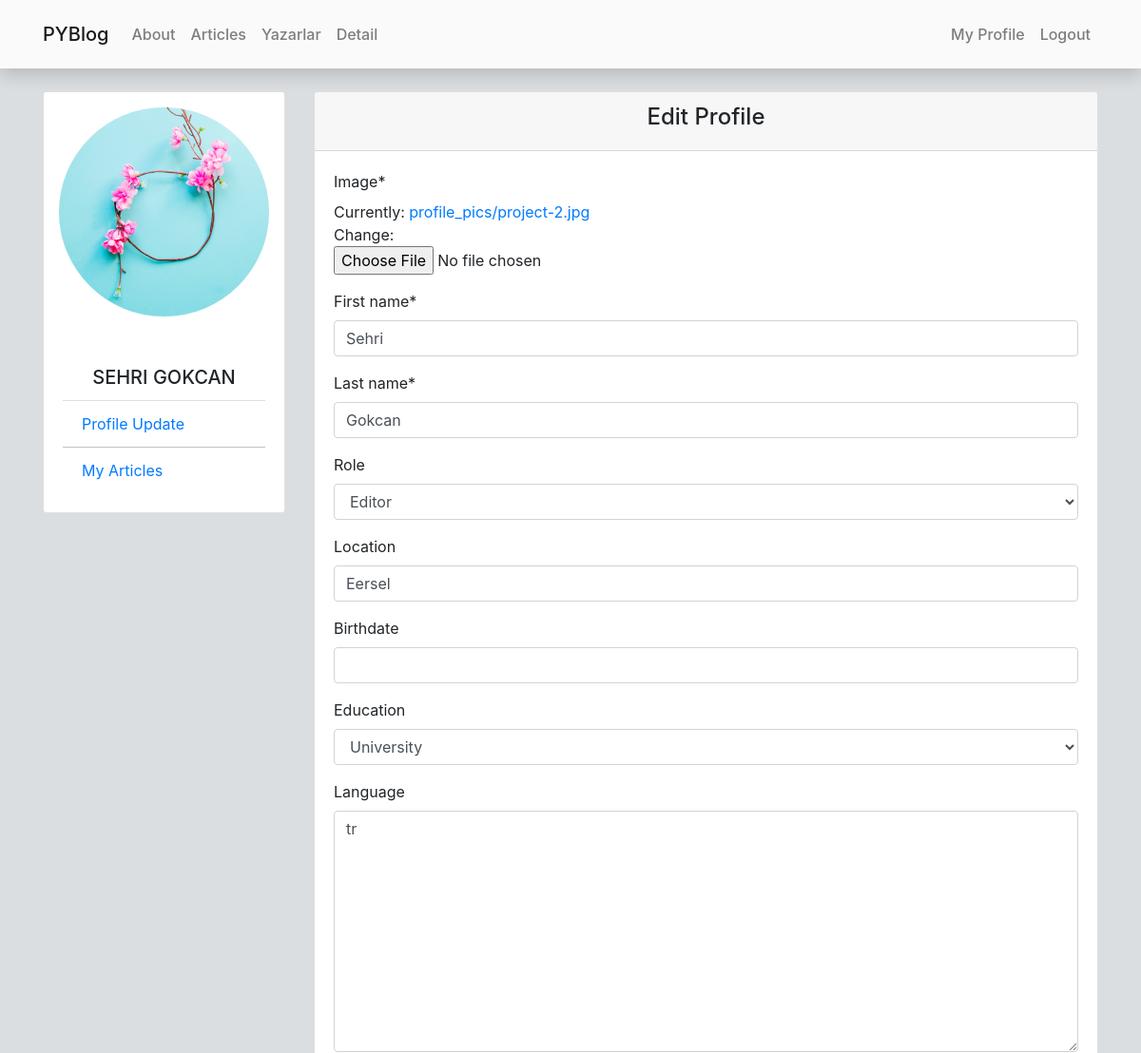
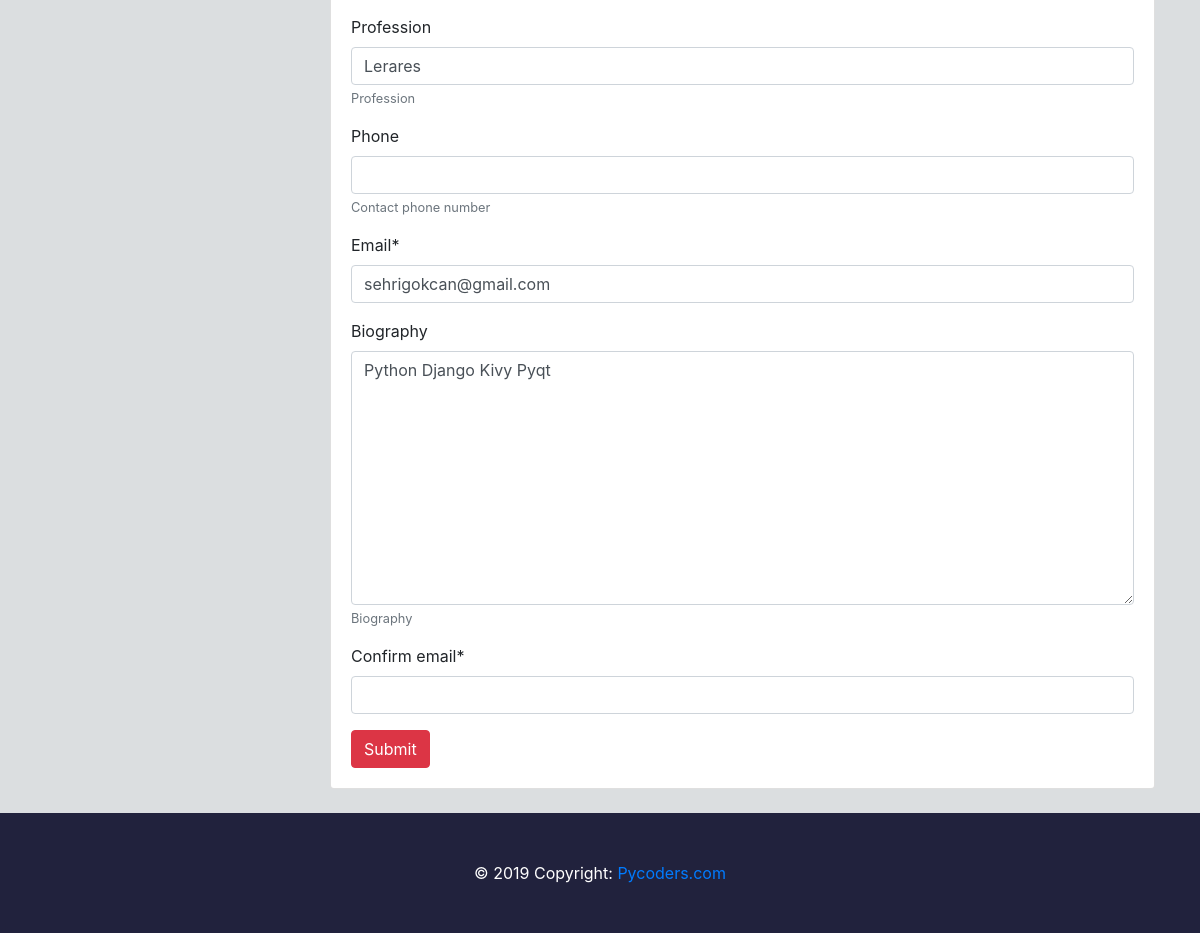
/user/profile/edit/ (signed in), run on the app's committed database (2 pictures, top to bottom).
### user/models.py (models this page shows, shortened)
class Profile(models.Model):
    USER = 'User'
    AUTHOR = 'Author'
    EDITOR = 'Editor'
    ROLE_CHOICES = (
        (USER, 'User'),
        (AUTHOR, 'Author'),
        (EDITOR, 'Editor'),
    )
    HIGH_SCHOOL = 'High School'
    UNIVERSITY = 'University'
    MASTER_DEGRE = 'Master Degree'
    PHD = 'Phd'
    ROLE_CHOICES1 = (
        (HIGH_SCHOOL, 'High School'),
        (UNIVERSITY, 'University'),
        (MASTER_DEGRE, 'Master Degree'),
        (PHD, 'Phd'),
    )
    user = models.OneToOneField(User, on_delete=models.CASCADE)
    first_name = models.CharField(max_length=30)
    last_name = models.CharField(max_length=30)
    image = models.ImageField(default='profile_pics/default.jpg', upload_to='profile_pics')
    role = models.CharField(max_length=30,choices=ROLE_CHOICES, null=True, blank=True)
    location = models.CharField(max_length=30, blank=True)
    birthdate = models.DateField(null=True, blank=True)
    education = models.CharField(max_length=50 ,choices=ROLE_CHOICES1, null=True, blank=True)
    language = LanguageField(max_length=30,blank=True, help_text='The languages that you can speak')
    profession = models.CharField(max_length=50,blank=True, help_text='Profession')
    phone = PhoneNumberField(blank=True, help_text='Contact phone number')
    email = models.CharField(max_length=50, blank=True)
    biography = models.TextField(max_length=500, blank=True,  help_text='Biography')

### user/views.py (the view)
# urls.py: path('profile/edit/', views.edit_profile, name='edit_profile'),
@ login_required(login_url="user:login")
def edit_profile(request):
    user = request.user
    profile = get_object_or_404(Profile, user=user)
    form = ProfileForm(request.POST or None, request.FILES or None, instance=profile)
    if form.is_valid():
        form.save()
        messages.success(request, "Updated the Profile Successfully!")
        return redirect('user:profile')
    return render(request, 'edit_profile.html', {
        'form': form,
        'profile': profile
    })

### user/forms.py (shortened to what this page needs)
class ProfileForm(forms.ModelForm):
    email=forms.EmailField(widget=forms.EmailInput())
    confirm_email=forms.EmailField(widget=forms.EmailInput())
    biografi= forms.Textarea()
    class Meta:
        model = Profile
        fields = [
            'image',
            'first_name',
            'last_name',
            'role',
            'location',
            'birthdate',
            'education',
            'language',
            'profession',
            'phone',
            'email',
            'biography',
        ]

### templates/edit_profile.html (shortened to what this page needs)
{% extends 'layout.html' %}
{% load static %}
{% load crispy_forms_tags %}
{% block body %}
<div class="container">
    <div class="row">
        <div class="col-md-3">
         <div class="card">
            <div class="p-3 mb-3">
               {% if profile.image %}
                  <img src="/media/{{profile.image}}" class="img-fluid rounded-circle" alt="" />
               {% else %}
                  <img src=" {% static 'img/images.png' %}" class="img-fluid rounded-circle" alt="" />
               {% endif %}
            </div>
            <div class="card-body">
               <h5 class="card-title text-center">{{profile.first_name|upper}} {{profile.last_name|upper}}</h5>
               <div class="list-group list-group-flush">
                     <a class="list-group-item bg-transparent" href="{% url 'user:edit_profile' %}">Profile Update</a>
                     <a class="list-group-item bg-transparent" href="{% url 'article:creat' %}">My Articles</a>
               </div>
            </div>
         </div>
      </div>
        <div class="col-md-9">
            <div class="card">
                <div class="card-header">
                    <h4 class="text-center">Edit Profile</h4>
                </div>
                <div class="card-body">
                    <form  method="POST" enctype="multipart/form-data">
                        {{form|crispy}}
                        <button type='submit' class='btn btn-danger'>Submit</button>
                    </form>
                </div>
            </div>
        </div>
    </div>
</div>
{% endblock body %}

### static/css/style.css (style rules this page uses)
body { background-color: #dbdee0; overflow-x: hidden; }

### data on the page
Profile: image (picture), first_name "SEHRI", last_name "GOKCAN", first_name "Sehri", last_name "Gokcan", role "Editor", location "Eersel", education "University", language "tr", profession "Lerares", email "sehrigokcan@gmail.com", biography "Python Django Kivy Pyqt"
